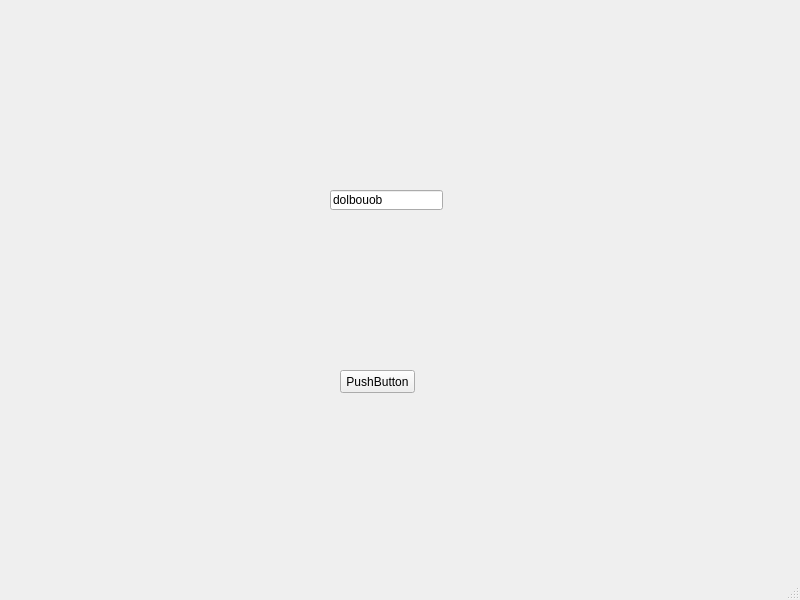
<?xml version="1.0" encoding="UTF-8"?>
<ui version="4.0">
 <class>MainWindow</class>
 <widget class="QMainWindow" name="MainWindow">
  <property name="geometry">
   <rect>
    <x>0</x>
    <y>0</y>
    <width>800</width>
    <height>600</height>
   </rect>
  </property>
  <property name="windowTitle">
   <string>MainWindow</string>
  </property>
  <widget class="QWidget" name="centralwidget">
   <widget class="QPushButton" name="pushButton">
    <property name="geometry">
     <rect>
      <x>340</x>
      <y>370</y>
      <width>75</width>
      <height>23</height>
     </rect>
    </property>
    <property name="text">
     <string>PushButton</string>
    </property>
   </widget>
   <widget class="QLineEdit" name="lineEdit">
    <property name="geometry">
     <rect>
      <x>330</x>
      <y>190</y>
      <width>113</width>
      <height>20</height>
     </rect>
    </property>
    <property name="text">
     <string>dolbouob</string>
    </property>
   </widget>
  </widget>
  <widget class="QMenuBar" name="menubar">
   <property name="geometry">
    <rect>
     <x>0</x>
     <y>0</y>
     <width>800</width>
     <height>21</height>
    </rect>
   </property>
  </widget>
  <widget class="QStatusBar" name="statusbar"/>
 </widget>
 <resources/>
 <connections/>
</ui>
